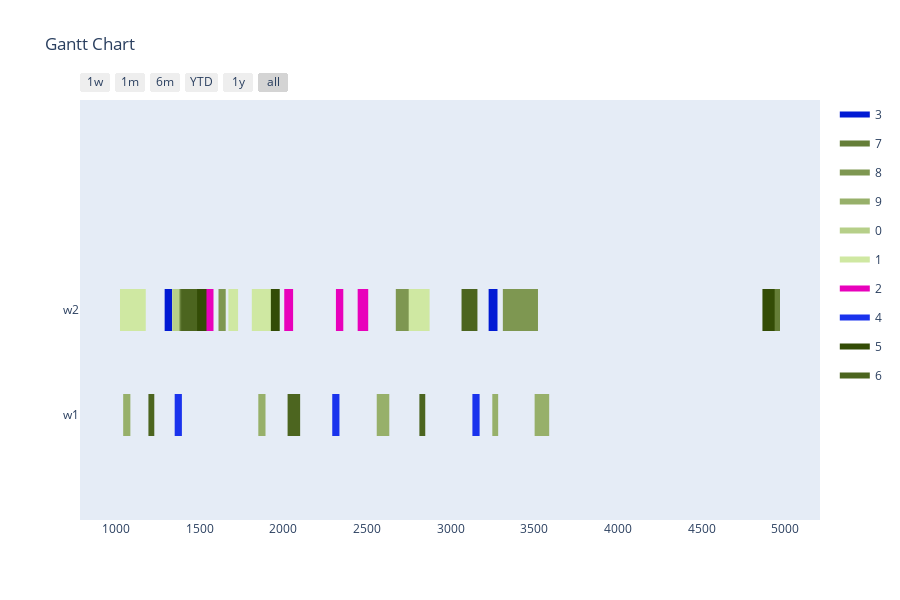

Notebook cell for this chart:
### Markdown cell above
Config 1 - Test with One Point Crossover

### Code cell
optimizer = BaseGA(env)
optimizer.set_minimize()
# optional (in this case, all options given are the default option, if the configuration step is skipped)
optimizer.configure('tardiness', 'onepointcrossover', 'roulettewheel', 'randomize')
# choose an input generator (optional) -> decides how the data gets converted into the optimizer format
# optimizer.set_input_generator('SameLengthAlternativesGenerator')
# all parameters after offspring_amount are optional (in this case -> verbose=True)
result, best_fitness_history, average_fitness_history, best_generation_history, feasible_gen = optimizer.optimize(orders, max_generations, earliest_time_slot, last_time_slot, population_size, offspring_amount, verbose=True)
workstation_assignments = reformat_result(result, orders, env)
visualize(workstation_assignments, best_fitness_history, average_fitness_history, best_generation_history, feasible_gen)

### Figure 1 — Plotly figure (JSON) as saved in the notebook; plotly's stock layout.template omitted (floating-point values rounded to 4 significant figures)
{"data": [{"fill": "toself", "fillcolor": "rgb(1, 26, 212)", "hoverinfo": "name", "legendgroup": "rgb(1, 26, 212)", "mode": "none", "name": "3", "type": "scatter", "x": [1290, 1334, 1334, 1290, 1290, 953, 997, 997, 953, 953, 3315, 3368, 3368, 3315, 3315, 3227, 3280, 3280, 3227], "y": [0.8, 0.8, 1.2, 1.2, null, 0.8, 0.8, 1.2, 1.2, null, 0.8, 0.8, 1.2, 1.2, null, 0.8, 0.8, 1.2, 1.2]}, {"fill": "toself", "fillcolor": "rgb(101, 126, 56)", "hoverinfo": "name", "legendgroup": "rgb(101, 126, 56)", "mode": "none", "name": "7", "type": "scatter", "x": [544, 587, 587, 544, 544, 4911, 4969, 4969, 4911, 4911, 859, 917, 917, 859, 859, 1370, 1431, 1431, 1370, 1370, 747, 790, 790, 747, 747, 660, 795, 795, 660, 660, 761, 901, 901, 761], "y": [0.8, 0.8, 1.2, 1.2, null, 0.8, 0.8, 1.2, 1.2, null, 0.8, 0.8, 1.2, 1.2, null, 0.8, 0.8, 1.2, 1.2, null, 0.8, 0.8, 1.2, 1.2, null, 0.8, 0.8, 1.2, 1.2, null, 0.8, 0.8, 1.2, 1.2]}, {"fill": "toself", "fillcolor": "rgb(126, 151, 81)", "hoverinfo": "name", "legendgroup": "rgb(126, 151, 81)", "mode": "none", "name": "8", "type": "scatter", "x": [2672, 2812, 2812, 2672, 2672, 702, 763, 763, 702, 702, 3397, 3522, 3522, 3397, 3397, 1612, 1655, 1655, 1612, 1612, 3312, 3437, 3437, 3312, 3312, 717, 852, 852, 717, 717, 1406, 1531, 1531, 1406], "y": [0.8, 0.8, 1.2, 1.2, null, 0.8, 0.8, 1.2, 1.2, null, 0.8, 0.8, 1.2, 1.2, null, 0.8, 0.8, 1.2, 1.2, null, 0.8, 0.8, 1.2, 1.2, null, 0.8, 0.8, 1.2, 1.2, null, 0.8, 0.8, 1.2, 1.2]}, {"fill": "toself", "fillcolor": "rgb(151, 176, 106)", "hoverinfo": "name", "legendgroup": "rgb(151, 176, 106)", "mode": "none", "name": "9", "type": "scatter", "x": [3249, 3284, 3284, 3249, 3249, 296, 331, 331, 296, 296, 2558, 2633, 2633, 2558, 2558, 1042, 1085, 1085, 1042, 1042, 1850, 1893, 1893, 1850, 1850, 3502, 3589, 3589, 3502], "y": [-0.2, -0.2, 0.2, 0.2, null, -0.2, -0.2, 0.2, 0.2, null, -0.2, -0.2, 0.2, 0.2, null, -0.2, -0.2, 0.2, 0.2, null, -0.2, -0.2, 0.2, 0.2, null, -0.2, -0.2, 0.2, 0.2]}, {"fill": "toself", "fillcolor": "rgb(182, 207, 137)", "hoverinfo": "name", "legendgroup": "rgb(182, 207, 137)", "mode": "none", "name": "0", "type": "scatter", "x": [521, 565, 565, 521, 521, 291, 364, 364, 291, 291, 1335, 1379, 1379, 1335, 1335, 1815, 1888, 1888, 1815], "y": [0.8, 0.8, 1.2, 1.2, null, 0.8, 0.8, 1.2, 1.2, null, 0.8, 0.8, 1.2, 1.2, null, 0.8, 0.8, 1.2, 1.2]}, {"fill": "toself", "fillcolor": "rgb(207, 232, 162)", "hoverinfo": "name", "legendgroup": "rgb(207, 232, 162)", "mode": "none", "name": "1", "type": "scatter", "x": [1037, 1177, 1177, 1037, 1037, 1671, 1729, 1729, 1671, 1671, 2749, 2874, 2874, 2749, 2749, 1023, 1138, 1138, 1023, 1023, 1811, 1951, 1951, 1811, 1811, 793, 854, 854, 793, 793, 1413, 1456, 1456, 1413], "y": [0.8, 0.8, 1.2, 1.2, null, 0.8, 0.8, 1.2, 1.2, null, 0.8, 0.8, 1.2, 1.2, null, 0.8, 0.8, 1.2, 1.2, null, 0.8, 0.8, 1.2, 1.2, null, 0.8, 0.8, 1.2, 1.2, null, 0.8, 0.8, 1.2, 1.2]}, {"fill": "toself", "fillcolor": "rgb(232, 1, 187)", "hoverinfo": "name", "legendgroup": "rgb(232, 1, 187)", "mode": "none", "name": "2", "type": "scatter", "x": [2314, 2358, 2358, 2314, 2314, 2444, 2507, 2507, 2444, 2444, 2005, 2058, 2058, 2005, 2005, 1529, 1582, 1582, 1529], "y": [0.8, 0.8, 1.2, 1.2, null, 0.8, 0.8, 1.2, 1.2, null, 0.8, 0.8, 1.2, 1.2, null, 0.8, 0.8, 1.2, 1.2]}, {"fill": "toself", "fillcolor": "rgb(26, 51, 237)", "hoverinfo": "name", "legendgroup": "rgb(26, 51, 237)", "mode": "none", "name": "4", "type": "scatter", "x": [407, 490, 490, 407, 407, 767, 802, 802, 767, 767, 3130, 3173, 3173, 3130, 3130, 612, 655, 655, 612, 612, 2292, 2335, 2335, 2292, 2292, 1350, 1393, 1393, 1350], "y": [0.8, 0.8, 1.2, 1.2, null, -0.2, -0.2, 0.2, 0.2, null, -0.2, -0.2, 0.2, 0.2, null, -0.2, -0.2, 0.2, 0.2, null, -0.2, -0.2, 0.2, 0.2, null, -0.2, -0.2, 0.2, 0.2]}, {"fill": "toself", "fillcolor": "rgb(51, 76, 6)", "hoverinfo": "name", "legendgroup": "rgb(51, 76, 6)", "mode": "none", "name": "5", "type": "scatter", "x": [1925, 1978, 1978, 1925, 1925, 1477, 1540, 1540, 1477, 1477, 345, 418, 418, 345, 345, 4864, 4937, 4937, 4864], "y": [0.8, 0.8, 1.2, 1.2, null, 0.8, 0.8, 1.2, 1.2, null, 0.8, 0.8, 1.2, 1.2, null, 0.8, 0.8, 1.2, 1.2]}, {"fill": "toself", "fillcolor": "rgb(76, 101, 31)", "hoverinfo": "name", "legendgroup": "rgb(76, 101, 31)", "mode": "none", "name": "6", "type": "scatter", "x": [346, 429, 429, 346, 346, 1389, 1484, 1484, 1389, 1389, 3065, 3160, 3160, 3065, 3065, 2025, 2100, 2100, 2025, 2025, 2813, 2848, 2848, 2813, 2813, 1193, 1228, 1228, 1193], "y": [0.8, 0.8, 1.2, 1.2, null, 0.8, 0.8, 1.2, 1.2, null, 0.8, 0.8, 1.2, 1.2, null, -0.2, -0.2, 0.2, 0.2, null, -0.2, -0.2, 0.2, 0.2, null, -0.2, -0.2, 0.2, 0.2]}, {"legendgroup": "rgb(1, 26, 212)", "marker": {"color": "rgb(1, 26, 212)", "opacity": 0, "size": 1}, "mode": "markers", "name": "", "showlegend": false, "text": [null, null, null, null, null, null, null, null], "type": "scatter", "x": [1290, 1334, 953, 997, 3315, 3368, 3227, 3280], "y": [1, 1, 1, 1, 1, 1, 1, 1]}, {"legendgroup": "rgb(101, 126, 56)", "marker": {"color": "rgb(101, 126, 56)", "opacity": 0, "size": 1}, "mode": "markers", "name": "", "showlegend": false, "text": [null, null, null, null, null, null, null, null, null, null, null, null, null, null], "type": "scatter", "x": [544, 587, 4911, 4969, 859, 917, 1370, 1431, 747, 790, 660, 795, 761, 901], "y": [1, 1, 1, 1, 1, 1, 1, 1, 1, 1, 1, 1, 1, 1]}, {"legendgroup": "rgb(126, 151, 81)", "marker": {"color": "rgb(126, 151, 81)", "opacity": 0, "size": 1}, "mode": "markers", "name": "", "showlegend": false, "text": [null, null, null, null, null, null, null, null, null, null, null, null, null, null], "type": "scatter", "x": [2672, 2812, 702, 763, 3397, 3522, 1612, 1655, 3312, 3437, 717, 852, 1406, 1531], "y": [1, 1, 1, 1, 1, 1, 1, 1, 1, 1, 1, 1, 1, 1]}, {"legendgroup": "rgb(151, 176, 106)", "marker": {"color": "rgb(151, 176, 106)", "opacity": 0, "size": 1}, "mode": "markers", "name": "", "showlegend": false, "text": [null, null, null, null, null, null, null, null, null, null, null, null], "type": "scatter", "x": [3249, 3284, 296, 331, 2558, 2633, 1042, 1085, 1850, 1893, 3502, 3589], "y": [0, 0, 0, 0, 0, 0, 0, 0, 0, 0, 0, 0]}, {"legendgroup": "rgb(182, 207, 137)", "marker": {"color": "rgb(182, 207, 137)", "opacity": 0, "size": 1}, "mode": "markers", "name": "", "showlegend": false, "text": [null, null, null, null, null, null, null, null], "type": "scatter", "x": [521, 565, 291, 364, 1335, 1379, 1815, 1888], "y": [1, 1, 1, 1, 1, 1, 1, 1]}, {"legendgroup": "rgb(207, 232, 162)", "marker": {"color": "rgb(207, 232, 162)", "opacity": 0, "size": 1}, "mode": "markers", "name": "", "showlegend": false, "text": [null, null, null, null, null, null, null, null, null, null, null, null, null, null], "type": "scatter", "x": [1037, 1177, 1671, 1729, 2749, 2874, 1023, 1138, 1811, 1951, 793, 854, 1413, 1456], "y": [1, 1, 1, 1, 1, 1, 1, 1, 1, 1, 1, 1, 1, 1]}, {"legendgroup": "rgb(232, 1, 187)", "marker": {"color": "rgb(232, 1, 187)", "opacity": 0, "size": 1}, "mode": "markers", "name": "", "showlegend": false, "text": [null, null, null, null, null, null, null, null], "type": "scatter", "x": [2314, 2358, 2444, 2507, 2005, 2058, 1529, 1582], "y": [1, 1, 1, 1, 1, 1, 1, 1]}, {"legendgroup": "rgb(26, 51, 237)", "marker": {"color": "rgb(26, 51, 237)", "opacity": 0, "size": 1}, "mode": "markers", "name": "", "showlegend": false, "text": [null, null, null, null, null, null, null, null, null, null, null, null], "type": "scatter", "x": [407, 490, 767, 802, 3130, 3173, 612, 655, 2292, 2335, 1350, 1393], "y": [1, 1, 0, 0, 0, 0, 0, 0, 0, 0, 0, 0]}, {"legendgroup": "rgb(51, 76, 6)", "marker": {"color": "rgb(51, 76, 6)", "opacity": 0, "size": 1}, "mode": "markers", "name": "", "showlegend": false, "text": [null, null, null, null, null, null, null, null], "type": "scatter", "x": [1925, 1978, 1477, 1540, 345, 418, 4864, 4937], "y": [1, 1, 1, 1, 1, 1, 1, 1]}, {"legendgroup": "rgb(76, 101, 31)", "marker": {"color": "rgb(76, 101, 31)", "opacity": 0, "size": 1}, "mode": "markers", "name": "", "showlegend": false, "text": [null, null, null, null, null, null, null, null, null, null, null, null], "type": "scatter", "x": [346, 429, 1389, 1484, 3065, 3160, 2025, 2100, 2813, 2848, 1193, 1228], "y": [1, 1, 1, 1, 1, 1, 0, 0, 0, 0, 0, 0]}], "layout": {"height": 600, "hovermode": "closest", "showlegend": true, "title": {"text": "Gantt Chart"}, "xaxis": {"rangeselector": {"buttons": [{"count": 7, "label": "1w", "step": "day", "stepmode": "backward"}, {"count": 1, "label": "1m", "step": "month", "stepmode": "backward"}, {"count": 6, "label": "6m", "step": "month", "stepmode": "backward"}, {"count": 1, "label": "YTD", "step": "year", "stepmode": "todate"}, {"count": 1, "label": "1y", "step": "year", "stepmode": "backward"}, {"step": "all"}]}, "showgrid": false, "type": "date", "zeroline": false}, "yaxis": {"autorange": false, "range": [-1, 3], "showgrid": false, "ticktext": ["w1", "w2"], "tickvals": [0, 1], "zeroline": false}}}
